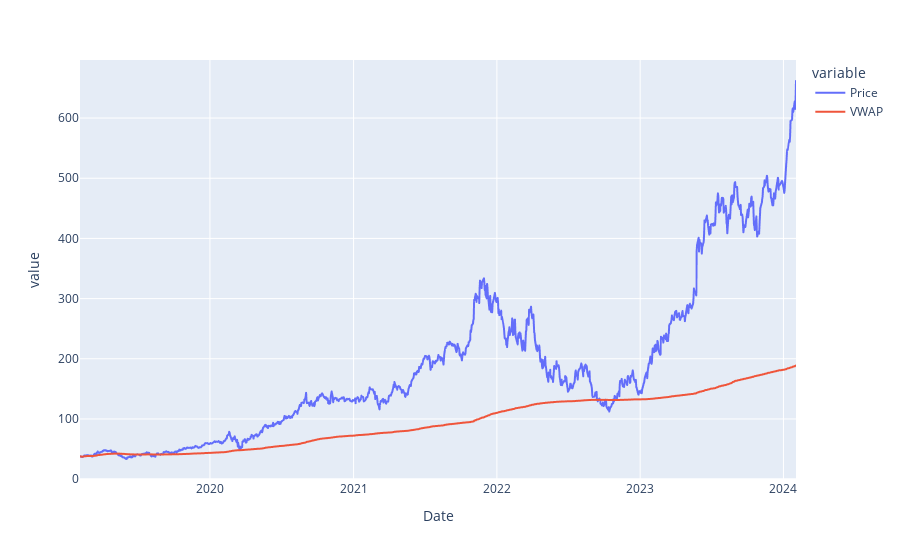

The notebook cell saved with this chart:
### Markdown cell above
Đánh giá quá mua/quá bán: Nếu giá hiện tại nằm dưới VWAP, cổ phiếu có thể được coi là quá bán. Ngược lại, nếu giá hiện tại cao hơn VWAP, cổ phiếu có thể được coi là quá mua

### Code cell
df['VWAP'] = (df['Price'] * df['Volume']).cumsum() / df['Volume'].cumsum()
fig=px.line(df[['Price','VWAP']])
fig.show()

### Figure 1 — Plotly figure (JSON) as saved in the notebook; plotly's stock layout.template omitted (floating-point values rounded to 4 significant figures; data arrays with more than 128 entries replaced by an {"elided": "..."} marker saying what was removed)
{"data": [{"hovertemplate": "variable=Price<br>Date=%{x}<br>value=%{y}<extra></extra>", "legendgroup": "Price", "line": {"color": "#636efa", "dash": "solid"}, "marker": {"symbol": "circle"}, "mode": "lines", "name": "Price", "showlegend": true, "type": "scattergl", "x": {"elided": "1243 str values"}, "xaxis": "x", "y": {"elided": "1243 float values"}, "yaxis": "y"}, {"hovertemplate": "variable=VWAP<br>Date=%{x}<br>value=%{y}<extra></extra>", "legendgroup": "VWAP", "line": {"color": "#EF553B", "dash": "solid"}, "marker": {"symbol": "circle"}, "mode": "lines", "name": "VWAP", "showlegend": true, "type": "scattergl", "x": {"elided": "1243 str values"}, "xaxis": "x", "y": {"elided": "1243 float values"}, "yaxis": "y"}], "layout": {"legend": {"title": {"text": "variable"}, "tracegroupgap": 0}, "margin": {"t": 60}, "xaxis": {"anchor": "y", "domain": [0, 1], "title": {"text": "Date"}}, "yaxis": {"anchor": "x", "domain": [0, 1], "title": {"text": "value"}}}}
